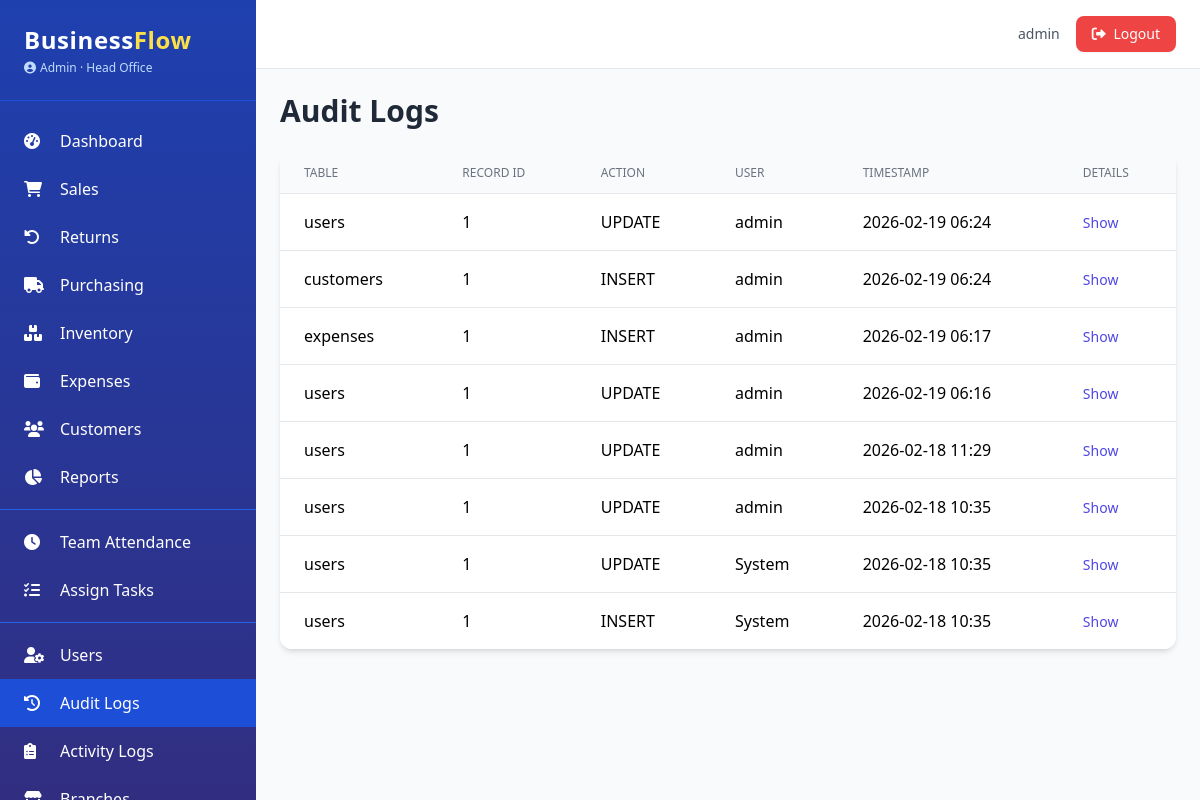
Page /admin/audit-logs (signed in) on the earlier database version.
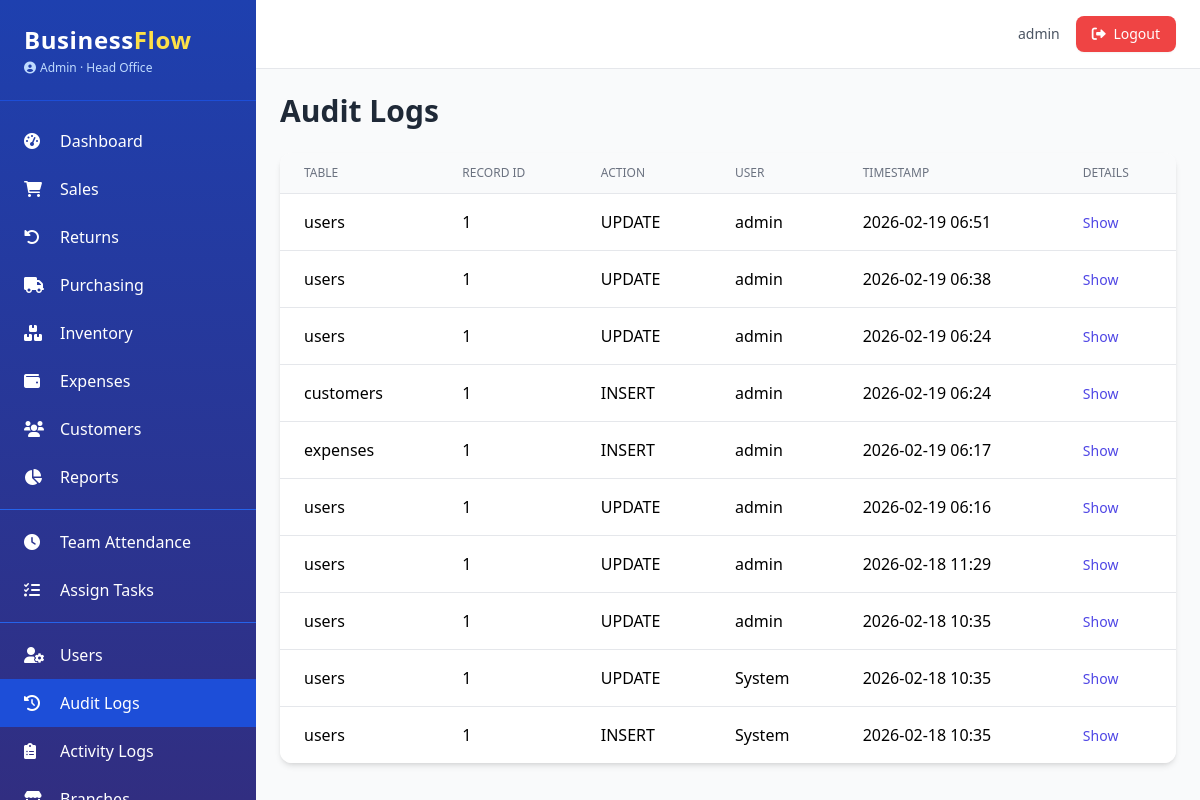
Same page on the later database version.
### app.py (models this page shows, shortened)
class AuditMixin:
    @declared_attr
    def created_at(cls):
        return db.Column(db.DateTime, default=datetime.utcnow)

class SoftDeleteMixin:
    @classmethod
    def query_active(cls):
        return cls.query.filter(cls.deleted_at.is_(None))

class User(UserMixin, db.Model, AuditMixin, SoftDeleteMixin):
    __tablename__ = 'users'
    id = db.Column(db.Integer, primary_key=True)
    username = db.Column(db.String(80), unique=True, nullable=False)
    email = db.Column(db.String(120), unique=True, nullable=False)
    password_hash = db.Column(db.String(200), nullable=False)
    role = db.Column(db.String(20), nullable=False, default='Staff')
    branch_id = db.Column(db.Integer, db.ForeignKey('branches.id'), nullable=True)
    active = db.Column(db.Boolean, default=True)
    locale = db.Column(db.String(5), default='en')
    phone = db.Column(db.String(20))
    avatar = db.Column(db.String(200))
    last_login = db.Column(db.DateTime)
    branch = db.relationship('Branch', backref='users')
    permissions = db.Column(db.JSON, default=list)
    salary = db.Column(db.Float, nullable=True)
    pay_cycle = db.Column(db.String(20), default='monthly')
    bank_account = db.Column(db.String(50))
    tax_id = db.Column(db.String(50))
    @property
    def is_admin(self):
        return self.role == 'Admin'
    def has_permission(self, perm):
        if self.is_admin:
            return True
        return perm in (self.permissions or [])

class Branch(db.Model):
    __tablename__ = 'branches'
    id = db.Column(db.Integer, primary_key=True)
    name = db.Column(db.String(100), nullable=False)
    location = db.Column(db.String(200))
    phone = db.Column(db.String(20))
    email = db.Column(db.String(120))
    is_active = db.Column(db.Boolean, default=True)
    currency = db.Column(db.String(3), default='USD')
    created_at = db.Column(db.DateTime, default=datetime.utcnow)

class AuditLog(db.Model):
    __tablename__ = 'audit_logs'
    id = db.Column(db.Integer, primary_key=True)
    table_name = db.Column(db.String(50), nullable=False)
    record_id = db.Column(db.Integer, nullable=False)
    action = db.Column(db.String(10), nullable=False)
    old_values = db.Column(db.Text, nullable=True)
    new_values = db.Column(db.Text, nullable=True)
    user_id = db.Column(db.Integer, db.ForeignKey('users.id'), nullable=True)
    timestamp = db.Column(db.DateTime, default=datetime.utcnow)
    user = db.relationship('User', foreign_keys=[user_id])
    __table_args__ = (
        Index('ix_audit_table_record', table_name, record_id),
        Index('ix_audit_timestamp', timestamp.desc()),
    )

### app.py (the view)
@admin_bp.route('/audit-logs')
@login_required
@admin_required
def audit_logs():
    page = request.args.get('page', 1, type=int)
    per_page = app.config.get('ITEMS_PER_PAGE', 20)
    pagination = AuditLog.query.order_by(AuditLog.timestamp.desc()).paginate(page=page, per_page=per_page, error_out=False)
    return render_template('admin/audit_logs.html', pagination=pagination)

### app.py (called while the page is built)
@login_manager.user_loader
def load_user(user_id):
    return User.query_active().filter_by(id=int(user_id)).first()

def admin_required(f):
    @wraps(f)
    def decorated(*args, **kwargs):
        if not current_user.is_authenticated or not current_user.is_admin:
            abort(403)
        return f(*args, **kwargs)
    return decorated

@app.context_processor
def inject_now():
    return {'now': datetime.utcnow(), 'current_year': datetime.utcnow().year}

### templates/admin/audit_logs.html (shortened to what this page needs)
{% extends "base.html" %}
{% block content %}
<h1 class="text-3xl font-bold text-gray-800 mb-6">Audit Logs</h1>
<div class="bg-white rounded-xl shadow-md overflow-hidden">
    <table class="min-w-full divide-y divide-gray-200">
        <thead class="bg-gray-50">
            <tr>
                <th class="px-6 py-3 text-left text-xs font-medium text-gray-500 uppercase">Table</th>
                <th class="px-6 py-3 text-left text-xs font-medium text-gray-500 uppercase">Record ID</th>
                <th class="px-6 py-3 text-left text-xs font-medium text-gray-500 uppercase">Action</th>
                <th class="px-6 py-3 text-left text-xs font-medium text-gray-500 uppercase">User</th>
                <th class="px-6 py-3 text-left text-xs font-medium text-gray-500 uppercase">Timestamp</th>
                <th class="px-6 py-3 text-left text-xs font-medium text-gray-500 uppercase">Details</th>
            </tr>
        </thead>
        <tbody class="bg-white divide-y divide-gray-200">
            {% for log in pagination.items %}
            <tr class="hover:bg-gray-50">
                <td class="px-6 py-4 whitespace-nowrap">{{ log.table_name }}</td>
                <td class="px-6 py-4 whitespace-nowrap">{{ log.record_id }}</td>
                <td class="px-6 py-4 whitespace-nowrap">{{ log.action }}</td>
                <td class="px-6 py-4 whitespace-nowrap">{{ log.user.username if log.user else 'System' }}</td>
                <td class="px-6 py-4 whitespace-nowrap">{{ log.timestamp.strftime('%Y-%m-%d %H:%M') }}</td>
                <td class="px-6 py-4">
                    <button onclick="toggleDetails({{ log.id }})" class="text-indigo-600 hover:text-indigo-900 text-sm">Show</button>
                </td>
            </tr>
            {% endfor %}
        </tbody>
    </table>
</div>
{% endblock %}

### templates/base.html (shortened to what this page needs)
<!DOCTYPE html>
<html lang="en">
<head>
    <script src="https://cdn.tailwindcss.com"></script>
    <link rel="stylesheet" href="https://cdnjs.cloudflare.com/ajax/libs/font-awesome/6.0.0-beta3/css/all.min.css">
</head>
<body class="bg-gray-50 font-sans antialiased">
    <div class="flex h-screen">
        <aside class="w-64 bg-gradient-to-b from-blue-800 to-indigo-900 text-white flex-shrink-0 hidden md:block overflow-y-auto shadow-xl">
            <div class="p-6 border-b border-blue-700">
                <h1 class="text-2xl font-bold tracking-wide">Business<span class="text-yellow-300">Flow</span></h1>
                <p class="text-xs text-blue-200 mt-1 flex items-center">
                    <i class="fas fa-user-circle mr-1"></i> {{ current_user.role }}
                    {% if current_user.branch %}
                        · {{ current_user.branch.name }}
                    {% endif %}
                </p>
            </div>
            <nav class="mt-4 pb-6">
                {% if current_user.has_permission('access_dashboard') or current_user.is_admin %}
                <a href="{{ url_for('dashboard.index') }}" class="flex items-center py-3 px-6 hover:bg-blue-700 transition {% if request.endpoint == 'dashboard.index' %}bg-blue-700{% endif %}">
                    <i class="fas fa-tachometer-alt w-6"></i><span class="ml-3">Dashboard</span>
                </a>
                {% endif %}
                {% if current_user.has_permission('view_sales') %}
                <a href="{{ url_for('sales.list') }}" class="flex items-center py-3 px-6 hover:bg-blue-700 transition {% if request.endpoint.startswith('sales.') %}bg-blue-700{% endif %}">
                    <i class="fas fa-shopping-cart w-6"></i><span class="ml-3">Sales</span>
                </a>
                {% endif %}
                {% if current_user.has_permission('view_sales') %}
                <a href="{{ url_for('returns.list') }}" class="flex items-center py-3 px-6 hover:bg-blue-700 transition {% if request.endpoint.startswith('returns.') %}bg-blue-700{% endif %}">
                    <i class="fas fa-undo-alt w-6"></i><span class="ml-3">Returns</span>
                </a>
                {% endif %}
                {% if current_user.has_permission('view_purchases') %}
                <a href="{{ url_for('purchasing.purchase_order_list') }}" class="flex items-center py-3 px-6 hover:bg-blue-700 transition {% if request.endpoint.startswith('purchasing.') %}bg-blue-700{% endif %}">
                    <i class="fas fa-truck w-6"></i><span class="ml-3">Purchasing</span>
                </a>
                {% endif %}
                {% if current_user.has_permission('view_inventory') %}
                <a href="{{ url_for('inventory.product_list') }}" class="flex items-center py-3 px-6 hover:bg-blue-700 transition {% if request.endpoint.startswith('inventory.') %}bg-blue-700{% endif %}">
                    <i class="fas fa-boxes w-6"></i><span class="ml-3">Inventory</span>
                </a>
                {% endif %}
                {% if current_user.has_permission('view_expenses') %}
                <a href="{{ url_for('expenses.list') }}" class="flex items-center py-3 px-6 hover:bg-blue-700 transition {% if request.endpoint.startswith('expenses.') %}bg-blue-700{% endif %}">
                    <i class="fas fa-wallet w-6"></i><span class="ml-3">Expenses</span>
                </a>
                {% endif %}
                {% if current_user.has_permission('view_customers') %}
                <a href="{{ url_for('crm.customer_list') }}" class="flex items-center py-3 px-6 hover:bg-blue-700 transition {% if request.endpoint.startswith('crm.') %}bg-blue-700{% endif %}">
                    <i class="fas fa-users w-6"></i><span class="ml-3">Customers</span>
                </a>
                {% endif %}
                {% if current_user.has_permission('view_reports') %}
                <a href="{{ url_for('reports.index') }}" class="flex items-center py-3 px-6 hover:bg-blue-700 transition {% if request.endpoint.startswith('reports.') %}bg-blue-700{% endif %}">
                    <i class="fas fa-chart-pie w-6"></i><span class="ml-3">Reports</span>
                </a>
                {% endif %}
                {% if current_user.has_permission('manage_team') %}
                <div class="border-t border-blue-600 my-2"></div>
                <a href="#" class="flex items-center py-3 px-6 hover:bg-blue-700 transition">
                    <i class="fas fa-clock w-6"></i><span class="ml-3">Team Attendance</span>
                </a>
                <a href="#" class="flex items-center py-3 px-6 hover:bg-blue-700 transition">
                    <i class="fas fa-tasks w-6"></i><span class="ml-3">Assign Tasks</span>
                </a>
                {% endif %}
                {% if current_user.has_permission('manage_users') %}
                <div class="border-t border-blue-600 my-2"></div>
                <a href="{{ url_for('admin.users') }}" class="flex items-center py-3 px-6 hover:bg-blue-700 transition {% if request.endpoint == 'admin.users' %}bg-blue-700{% endif %}">
                    <i class="fas fa-user-cog w-6"></i><span class="ml-3">Users</span>
                </a>
                <a href="{{ url_for('admin.audit_logs') }}" class="flex items-center py-3 px-6 hover:bg-blue-700 transition {% if request.endpoint == 'admin.audit_logs' %}bg-blue-700{% endif %}">
                    <i class="fas fa-history w-6"></i><span class="ml-3">Audit Logs</span>
                </a>
                <a href="{{ url_for('admin.activity_logs') }}" class="flex items-center py-3 px-6 hover:bg-blue-700 transition {% if request.endpoint == 'admin.activity_logs' %}bg-blue-700{% endif %}">
                    <i class="fas fa-clipboard-list w-6"></i><span class="ml-3">Activity Logs</span>
                </a>
                <a href="#" class="flex items-center py-3 px-6 hover:bg-blue-700 transition">
                    <i class="fas fa-store w-6"></i><span class="ml-3">Branches</span>
                </a>
                {% endif %}
            </nav>
        </aside>
        <div class="flex-1 flex flex-col overflow-hidden">
            <header class="bg-white shadow-sm border-b border-gray-200">
                <div class="flex justify-between items-center py-4 px-6">
                    <div class="flex items-center space-x-4 ml-auto">
                        <span class="text-sm text-gray-600">{{ current_user.username }}</span>
                        <a href="{{ url_for('auth.logout') }}" class="bg-red-500 hover:bg-red-600 text-white px-4 py-2 rounded-lg text-sm transition shadow-sm">
                            <i class="fas fa-sign-out-alt mr-1"></i> Logout
                        </a>
                    </div>
                </div>
            </header>
            <main class="flex-1 overflow-y-auto p-6 bg-gray-50">
                {% block content %}{% endblock %}
            </main>
        </div>
    </div>
</body>
</html>

Differences in the rows shown:
added AuditLog: table_name "users", record_id "1", action "UPDATE", user "admin", timestamp "2026-02-19 06:51"
added AuditLog: table_name "users", record_id "1", action "UPDATE", user "admin", timestamp "2026-02-19 06:38"
